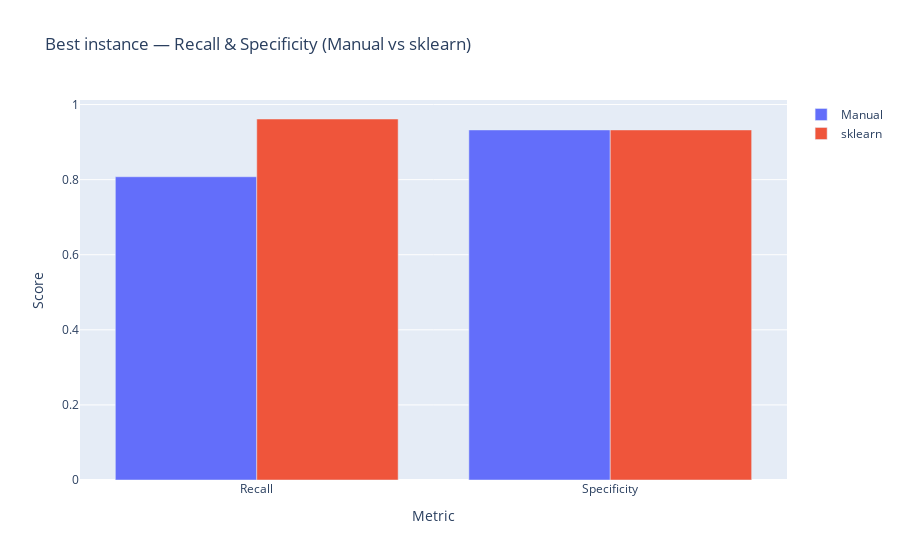

The notebook cell saved with this chart:
### Markdown cell above
## Recall and Specificity comparisson between best manual and best sklearn model (HW point 6)

### Code cell
def sens_spec(cm):
    tn, fp = cm[0,0], cm[0,1]
    fn, tp = cm[1,0], cm[1,1]
    recall = tp / (tp + fn) if (tp + fn) > 0 else 0.0    # sensitivity
    specificity = tn / (tn + fp) if (tn + fp) > 0 else 0.0
    return recall, specificity

rec_m, spec_m = sens_spec(best_manual.cm)
rec_s, spec_s = sens_spec(best_skl.cm)

metrics = ["Recall", "Specificity"]
manual_vals = [rec_m, spec_m]
skl_vals    = [rec_s, spec_s]

fig_sensspec = go.Figure()
fig_sensspec.add_bar(name="Manual",  x=metrics, y=manual_vals)
fig_sensspec.add_bar(name="sklearn", x=metrics, y=skl_vals)
fig_sensspec.update_layout(
    title="Best instance — Recall & Specificity (Manual vs sklearn)",
    xaxis_title="Metric",
    yaxis_title="Score",
    barmode="group"
)
fig_sensspec.show()

### Figure 1 — Plotly figure (JSON) as saved in the notebook; plotly's stock layout.template omitted (floating-point values rounded to 4 significant figures)
{"data": [{"name": "Manual", "type": "bar", "x": ["Recall", "Specificity"], "y": [0.8077, 0.9324]}, {"name": "sklearn", "type": "bar", "x": ["Recall", "Specificity"], "y": [0.9615, 0.9324]}], "layout": {"barmode": "group", "title": {"text": "Best instance — Recall & Specificity (Manual vs sklearn)"}, "xaxis": {"title": {"text": "Metric"}}, "yaxis": {"title": {"text": "Score"}}}}
